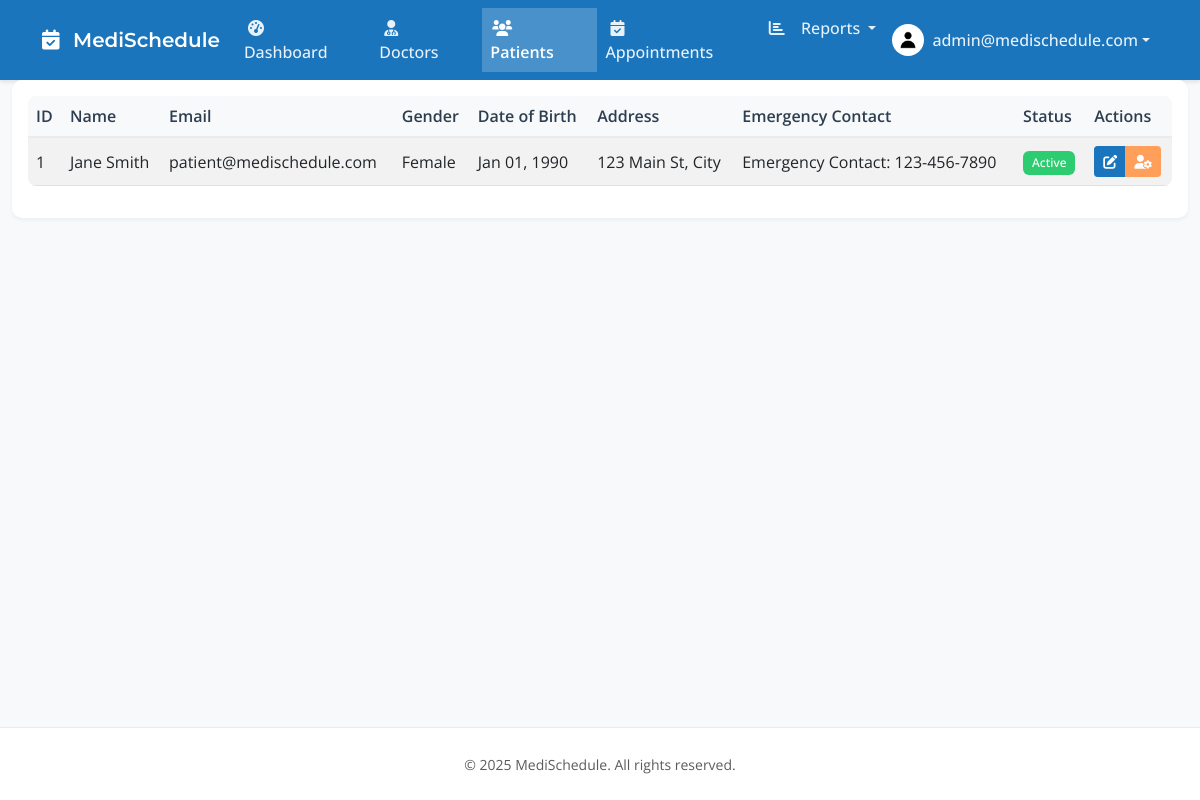
/pages/admin/manage_patients.php (signed in), run on the app's committed database.
### tables this page shows
CREATE TABLE IF NOT EXISTS patients (
    id INT PRIMARY KEY AUTO_INCREMENT,
    user_id INT NOT NULL,
    first_name VARCHAR(50) NOT NULL,
    last_name VARCHAR(50) NOT NULL,
    date_of_birth DATE NOT NULL,
    gender ENUM('Male', 'Female', 'Other') NOT NULL,
    address TEXT NOT NULL,
    emergency_contact VARCHAR(100) NOT NULL,
    medical_history TEXT,
    profile_image VARCHAR(255),
    created_at TIMESTAMP DEFAULT CURRENT_TIMESTAMP,
    updated_at TIMESTAMP DEFAULT CURRENT_TIMESTAMP ON UPDATE CURRENT_TIMESTAMP,
    FOREIGN KEY (user_id) REFERENCES users(id) ON DELETE CASCADE
);

CREATE TABLE IF NOT EXISTS users (
    id INT PRIMARY KEY AUTO_INCREMENT,
    email VARCHAR(255) UNIQUE NOT NULL,
    password VARCHAR(255) NOT NULL,
    role ENUM('admin', 'doctor', 'patient') NOT NULL,
    status ENUM('active', 'inactive', 'suspended') DEFAULT 'active',
    created_at TIMESTAMP DEFAULT CURRENT_TIMESTAMP,
    updated_at TIMESTAMP DEFAULT CURRENT_TIMESTAMP ON UPDATE CURRENT_TIMESTAMP
);

### config/database.php (called while the page is built, shortened)
<?php
class Database
{
    private $connection;
    private static $instance = null;
    private function __construct()
    {
        $this->connection = new mysqli(DB_HOST, DB_USER, DB_PASS, DB_NAME);
        $this->connection->set_charset("utf8mb4");
    }
    public static function getInstance()
    {
        if (self::$instance === null) {
            self::$instance = new self();
        }
        return self::$instance;
    }
    public function query($sql)
    {
        return $this->connection->query($sql);
    }
}

### pages/admin/manage_patients.php (the view, shortened to what this page needs)
<?php
$db = Database::getInstance();
$message = '';
$error = '';
$patients = $db->query("
    SELECT p.*, u.email, u.status
    FROM patients p
    JOIN users u ON p.user_id = u.id
    WHERE u.status != 'deleted'
    ORDER BY p.last_name, p.first_name
")->fetch_all(MYSQLI_ASSOC);
$content = '
<div class="container-fluid">
    ' . ($message ? '<div class="alert alert-success">' . $message . '</div>' : '') . '
    ' . ($error ? '<div class="alert alert-danger">' . $error . '</div>' : '') . '
    <div class="card">
        <div class="card-body">
            <div class="table-responsive">
                <table class="table table-striped table-hover align-middle">
                    <thead class="table-light">
                        <tr>
                            <th>ID</th>
                            <th>Name</th>
                            <th>Email</th>
                            <th>Gender</th>
                            <th>Date of Birth</th>
                            <th>Address</th>
                            <th>Emergency Contact</th>
                            <th>Status</th>
                            <th>Actions</th>
                        </tr>
                    </thead>
                    <tbody>';
foreach ($patients as $patient) {
    $status_class = match ($patient['status']) {
        'active' => 'success',
        'inactive' => 'secondary',
        'suspended' => 'danger',
        default => 'secondary'
    };
    $content .= '
                        <tr>
                            <td>' . $patient['id'] . '</td>
                            <td>' . htmlspecialchars($patient['first_name']) . ' ' . htmlspecialchars($patient['last_name']) . '</td>
                            <td>' . htmlspecialchars($patient['email']) . '</td>
                            <td>' . ucfirst($patient['gender']) . '</td>
                            <td>' . date('M d, Y', strtotime($patient['date_of_birth'])) . '</td>
                            <td>' . htmlspecialchars($patient['address']) . '</td>
                            <td>' . htmlspecialchars($patient['emergency_contact']) . '</td>
                            <td>
                                <span class="badge bg-' . $status_class . '">' . ucfirst($patient['status']) . '</span>
                            </td>
                            <td>
                                <div class="btn-group">
                                    <a href="edit_patient.php?id=' . $patient['id'] . '" class="btn btn-sm btn-primary" title="Edit Patient">
                                        <i class="fas fa-edit"></i>
                                    </a>
                                    <button type="button" class="btn btn-sm btn-warning" data-bs-toggle="modal" data-bs-target="#statusModal' . $patient['id'] . '" title="Change Status">
                                        <i class="fas fa-user-cog"></i>
                                    </button>
                                </div>
                            </td>
                        </tr>';
}
$content .= '
                    </tbody>
                </table>
            </div>
        </div>
    </div>
</div>';
require_once '../../layouts/main.php';

### assets/css/style.css (style rules this page uses)
:root { --medical-blue: #1A75BC; --healing-teal: #00A9A5; --soft-white: #F8FBFC; --light-grey: #E6ECF2; --warm-grey: #64748B; }
body { font-family: 'Open Sans', sans-serif; background-color: var(--soft-white); min-height: 100vh; display: flex; flex-direction: column; }
.card { border: none; border-radius: 10px; box-shadow: 0 2px 4px rgba(0, 0, 0, 0.1); transition: transform 0.2s; }
.btn { border-radius: 5px; padding: 8px 16px; }
.btn-primary { background-color: var(--medical-blue); border-color: var(--medical-blue); }
.table { border-radius: 8px; overflow: hidden; }

### assets/css/branding.css (style rules this page uses)
:root { --medical-blue: #1A75BC; --healing-teal: #00A9A5; --soft-white: #F8FBFC; --light-grey: #E6ECF2; --warm-grey: #64748B; --wellness-green: #2AC769; --gentle-orange: #FF9F5A; --soft-red: #EB5757; }
body { font-family: 'Open Sans', 'Nunito Sans', sans-serif; background-color: var(--soft-white); color: var(--warm-grey); }
.btn-primary { background-color: var(--medical-blue); border-color: var(--medical-blue); }
.btn-warning { background-color: var(--gentle-orange); border-color: var(--gentle-orange); color: white; }
.card { border: none; box-shadow: 0 2px 4px rgba(0, 0, 0, 0.1); background-color: white; }
.badge.bg-success { background-color: var(--wellness-green) !important; }
a { color: var(--medical-blue); }
.table thead th { background-color: var(--light-grey); color: var(--warm-grey); border-bottom: 2px solid var(--medical-blue); }

### layouts/main.php (style rules this page uses)
:root { --text-primary: #2c3e50; --text-secondary: #34495e; --text-muted: #7f8c8d; --bg-light: #f8f9fa; --border-color: #e9ecef; }
body { min-height: 100vh; display: flex; flex-direction: column; font-family: 'Open Sans', sans-serif; color: var(--text-primary); background-color: var(--bg-light); }
.card { border: none; box-shadow: 0 2px 4px rgba(0, 0, 0, 0.05); margin-bottom: 1.5rem; }
.table { color: var(--text-secondary); }
.table thead th { background-color: var(--bg-light); border-bottom: 2px solid var(--border-color); color: var(--text-primary); font-weight: 600; }
.table td { vertical-align: middle; }
.badge { font-weight: 500; padding: 0.5em 0.75em; display: inline-block; }
.badge.bg-success { background-color: #2ecc71 !important; }
.btn-sm { padding: 0.25rem 0.5rem; font-size: 0.875rem; line-height: 1.5; border-radius: 0.2rem; }

### data on the page
patients: id "1", first_name "Jane", last_name "Smith", user.email "patient@medischedule.com", gender "Female", date_of_birth "Jan 01, 1990", address "123 Main St, City", emergency_contact "Emergency Contact: 123-456-7890", user.status "Active"

### other printed values
$_SESSION['email'] "admin@medischedule.com"
